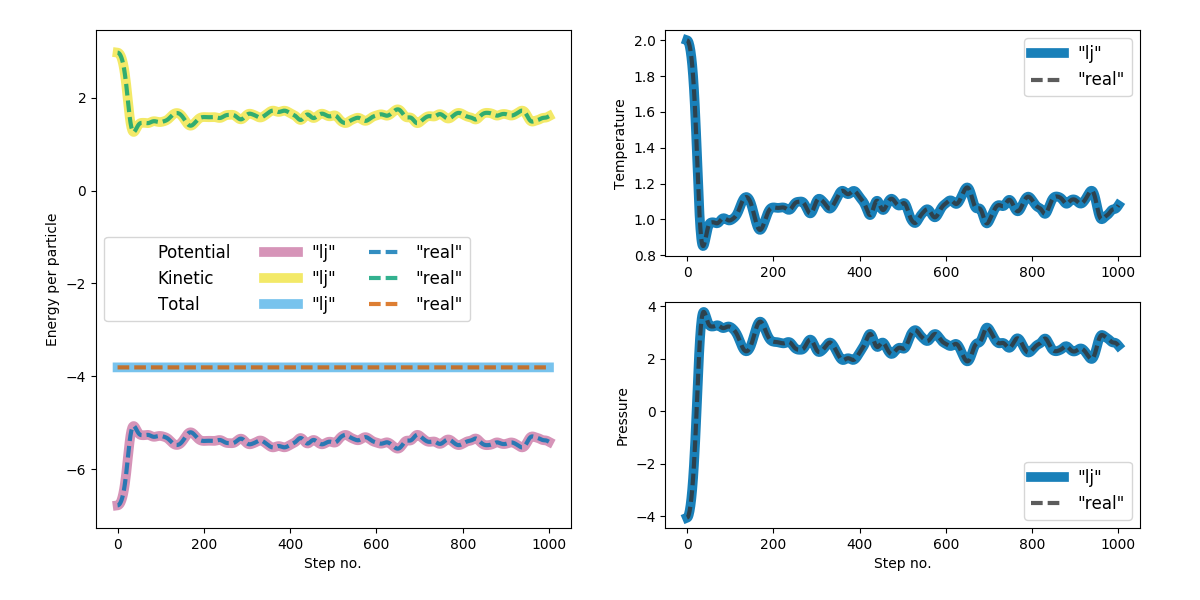

Here is the Python script that generated this plot:
# -*- coding: utf-8 -*-
# Copyright (c) 2015, PyRETIS Development Team.
# Distributed under the LGPLv3 License. See LICENSE for more info.
"""Simple script to compare outcome of two simulations.

The outcome of the ``md_nve.py`` simulation should be independent (to numerical
precision) of the units used. This script will test that by comparing:

- the output in `thermo.txt`

- the generated trajectory, `traj.gro`

For the energies, it will create a plot comparing the energies, the pressure
and the temperature.
"""
# pylint: disable=C0103
import filecmp
import numpy as np
from pyretis.core.units import (create_conversion_factors,
                                generate_system_conversions, CONVERT)
from pyretis.inout.writers.gromacsio import read_gromacs_file
from pyretis.inout.settings import parse_settings_file
# for plotting:
from matplotlib import pyplot as plt
from matplotlib import gridspec as gridspec
plt.style.use('seaborn-colorblind')


def compare_traj(traj1, traj2):
    """A comparison of two trajectories from gromacs.

    The files are both compared using filecmp and by calculating the
    difference between the coordinates for each frame in the files. This, of
    course assumes that the files have the same number of atoms and same
    number of snapshots.

    Parameters
    ----------
    traj1 : string
        A gromacs file to open.
    traj2 : string
        A gromacs file to open.

    Returns
    -------
    None, just prints out the result of the comparison.
    """
    print('Comparing trajectories')
    print('Comparing with filecmp...')
    result = filecmp.cmp(traj1, traj2)
    if result is True:
        result_string = 'Files are equal! :-)'
    else:
        result_string = 'Files are NOT equal!'
    print('Result: {}'.format(result_string))
    print('Checking mean squared error...')
    error = 0.0
    nsnap = 0
    for snap1, snap2 in zip(read_gromacs_file(traj1),
                            read_gromacs_file(traj2)):
        xyz1 = np.column_stack((snap1['x'], snap1['y'], snap1['z']))
        xyz2 = np.column_stack((snap2['x'], snap2['y'], snap2['z']))
        diff = (xyz1 - xyz2)**2
        dsum = np.einsum('ij,ij -> i', diff, diff)
        error += dsum.sum()
        nsnap += 1
    error /= float(nsnap)
    print('Mean error between trajectories: {}'.format(error))


if __name__ == '__main__':
    settings = parse_settings_file('settings.rst')
    UNIT = settings['system']['units']
    create_conversion_factors('lj')
    create_conversion_factors(UNIT)
    generate_system_conversions('lj', UNIT)
    compare_traj('../traj.gro', 'traj.gro')
    ljunits = np.loadtxt('../thermo.txt')
    other_units = np.loadtxt('thermo.txt')
    # convert other_units:
    other_units[:, 1] *= CONVERT['temperature'][UNIT, 'lj']
    other_units[:, 2:5] *= CONVERT['energy'][UNIT, 'lj']
    other_units[:, 5] *= CONVERT['pressure'][UNIT, 'lj']
    # just make a bunch of plots comparing the energies
    fig1 = plt.figure(figsize=(12, 6))
    gs = gridspec.GridSpec(2, 2)
    ax1 = fig1.add_subplot(gs[:, 0])
    ljlab = '"lj"'
    unilab = '"{}"'.format(UNIT)
    ax1.plot([], [], label='Potential', lw=0, alpha=0)
    ax1.plot([], [], label='Kinetic', lw=0, alpha=0)
    ax1.plot([], [], label='Total', lw=0, alpha=0)

    ax1.plot(ljunits[:, 0], ljunits[:, 2], label=ljlab,
             ls='-', lw=7, alpha=0.8)
    ax1.plot(ljunits[:, 0], ljunits[:, 3], label=ljlab,
             ls='-', lw=7, alpha=0.8)
    ax1.plot(ljunits[:, 0], ljunits[:, 4], label=ljlab,
             ls='-', lw=7, alpha=0.8)
    ax1.plot(other_units[:, 0], other_units[:, 2], label=unilab,
             ls='--', lw=3, alpha=0.8)
    ax1.plot(other_units[:, 0], other_units[:, 3], label=unilab,
             ls='--', lw=3, alpha=0.8)
    ax1.plot(other_units[:, 0], other_units[:, 4], label=unilab,
             ls='--', lw=3, alpha=0.8)
    ax1.set_xlabel('Step no.')
    ax1.set_ylabel('Energy per particle')
    leg = ax1.legend(loc='center left', prop={'size': 'large'}, ncol=3)

    ax2 = fig1.add_subplot(gs[0, 1])
    ax2.plot(ljunits[:, 0], ljunits[:, 1], label=ljlab,
             ls='-', lw=7, alpha=0.9)
    ax2.plot(other_units[:, 0], other_units[:, 1], label=unilab,
             ls='--', lw=3, alpha=0.8, color='0.2')
    ax2.set_ylabel('Temperature')
    ax2.legend(loc='upper right', prop={'size': 'large'})
    ax3 = fig1.add_subplot(gs[1, 1])
    ax3.plot(ljunits[:, 0], ljunits[:, 5], label=ljlab,
             ls='-', lw=7, alpha=0.9)
    ax3.plot(other_units[:, 0], other_units[:, 5], label=unilab,
             ls='--', lw=3, alpha=0.8, color='0.2')
    ax3.set_xlabel('Step no.')
    ax3.set_ylabel('Pressure')
    ax3.legend(loc='lower right', prop={'size': 'large'})
    fig1.subplots_adjust(bottom=0.12, right=0.95, top=0.95,
                         left=0.08, wspace=0.2)
    fig1.savefig('compare.png')
    plt.show()
